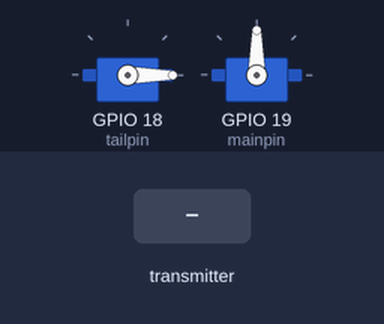
A sketch run on a simulated ESP32. Shown: 2 × servo. Inputs (shaded band) come from the test bench. What the sketch prints to the serial monitor is not drawn.

Above: at 7.2 s.
7.3 s: the transmitter starts sending ch.2 = 600
At 8.3 s:
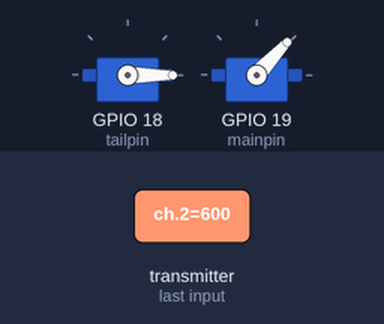
8.8 s: the transmitter starts sending ch.2 = 1811
At 9.5 s:
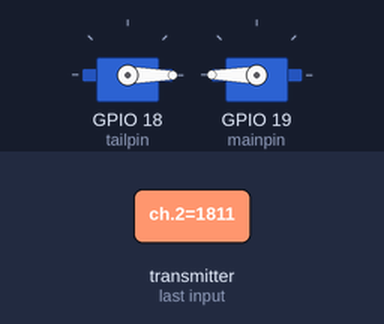
10.3 s: the transmitter starts sending ch.2 = 172
At 10.7 s:
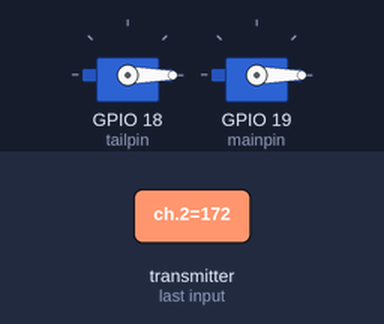
11.8 s: the transmitter starts sending ch.2 = 992
At 13.1 s:
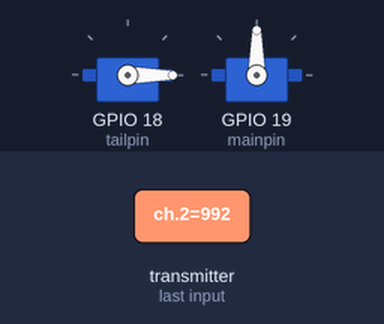
Timing chart, 0 to 14.3 s (numbered marks = the images above; inputs shaded):
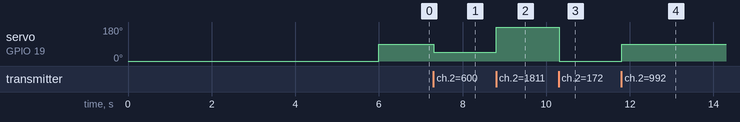

Measured:
- after the input at 7.3 s, servo on GPIO 19 (mainpin): 90° → 47° at once
- after the input at 8.8 s, servo on GPIO 19 (mainpin): 47° → 180° at once
- after the input at 10.3 s, servo on GPIO 19 (mainpin): 180° → 0° at once
- after the input at 11.8 s, servo on GPIO 19 (mainpin): 0° → 90° at once

The sketch:

throttle_main.ino
```cpp
#include <sbus.h>
#include <HardwareSerial.h>
#include <ESP32Servo.h>
#include <Wire.h>


HardwareSerial SerialSBUS(2);


bfs::SbusRx sbus(&SerialSBUS, 16, -1, true);

bfs::SbusData data;


Servo tail_motor;
int tailpin = 18;

Servo main_motor;
int mainpin = 19;


void setup() {
  // put your setup code here, to run once:
  Serial.begin(115200);
  Serial.println("Starting SBUS...");
  SerialSBUS.begin(100000, SERIAL_8E2, 16, -1);
  sbus.Begin();

  tail_motor.setPeriodHertz(60);
  tail_motor.attach(tailpin,1000,2000);
  tail_motor.writeMicroseconds(1000);
  delay(3000);

  main_motor.setPeriodHertz(60);
  main_motor.attach(mainpin,1000,2000);
  main_motor.writeMicroseconds(1000);
  delay(3000);


}

void loop() {
  // put your main code here, to run repeatedly:

   if (sbus.Read()) {
    data = sbus.data();
    int throttle = data.ch[2];
    int pwm = map(data.ch[2],170,1810,1000,2000);

    main_motor.writeMicroseconds(pwm);


}
}
```
